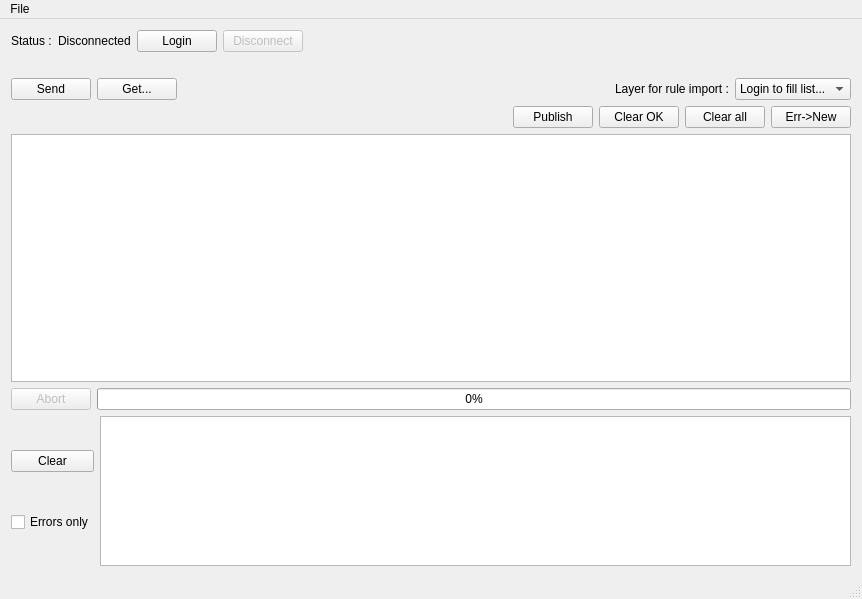
<?xml version="1.0" encoding="UTF-8"?>
<ui version="4.0">
 <class>MainImportWin</class>
 <widget class="QMainWindow" name="MainImportWin">
  <property name="geometry">
   <rect>
    <x>0</x>
    <y>0</y>
    <width>862</width>
    <height>599</height>
   </rect>
  </property>
  <property name="sizePolicy">
   <sizepolicy hsizetype="Expanding" vsizetype="Expanding">
    <horstretch>0</horstretch>
    <verstretch>0</verstretch>
   </sizepolicy>
  </property>
  <property name="windowTitle">
   <string>MainImportWin</string>
  </property>
  <widget class="QWidget" name="centralWidget">
   <property name="sizePolicy">
    <sizepolicy hsizetype="Expanding" vsizetype="Expanding">
     <horstretch>0</horstretch>
     <verstretch>0</verstretch>
    </sizepolicy>
   </property>
   <property name="minimumSize">
    <size>
     <width>647</width>
     <height>381</height>
    </size>
   </property>
   <layout class="QVBoxLayout" name="verticalLayout_2">
    <item>
     <layout class="QHBoxLayout" name="horizontalLayout_Login">
      <item>
       <widget class="QLabel" name="label_Status_Lab">
        <property name="text">
         <string>Status :</string>
        </property>
       </widget>
      </item>
      <item>
       <widget class="QLabel" name="label_Status">
        <property name="text">
         <string>Disconnected</string>
        </property>
       </widget>
      </item>
      <item>
       <widget class="QPushButton" name="pushButton_Login">
        <property name="text">
         <string>Login</string>
        </property>
       </widget>
      </item>
      <item>
       <widget class="QPushButton" name="pushButton_Disconnect">
        <property name="enabled">
         <bool>false</bool>
        </property>
        <property name="text">
         <string>Disconnect</string>
        </property>
       </widget>
      </item>
      <item>
       <spacer name="horizontalSpacer">
        <property name="orientation">
         <enum>Qt::Horizontal</enum>
        </property>
        <property name="sizeHint" stdset="0">
         <size>
          <width>40</width>
          <height>20</height>
         </size>
        </property>
       </spacer>
      </item>
     </layout>
    </item>
    <item>
     <layout class="QHBoxLayout" name="horizontalLayout_Import">
      <item>
       <spacer name="horizontalSpacer_Import">
        <property name="orientation">
         <enum>Qt::Horizontal</enum>
        </property>
        <property name="sizeHint" stdset="0">
         <size>
          <width>40</width>
          <height>20</height>
         </size>
        </property>
       </spacer>
      </item>
     </layout>
    </item>
    <item>
     <layout class="QHBoxLayout" name="horizontalLayout_actions">
      <item>
       <widget class="QPushButton" name="pushButton_Send">
        <property name="text">
         <string>Send</string>
        </property>
       </widget>
      </item>
      <item>
       <widget class="QPushButton" name="pushButton_Get">
        <property name="enabled">
         <bool>true</bool>
        </property>
        <property name="text">
         <string>Get...</string>
        </property>
       </widget>
      </item>
      <item>
       <spacer name="horizontalSpacer_2">
        <property name="orientation">
         <enum>Qt::Horizontal</enum>
        </property>
        <property name="sizeHint" stdset="0">
         <size>
          <width>40</width>
          <height>20</height>
         </size>
        </property>
       </spacer>
      </item>
      <item>
       <widget class="QLabel" name="label">
        <property name="text">
         <string>Layer for rule import :</string>
        </property>
       </widget>
      </item>
      <item>
       <widget class="QComboBox" name="comboBox_Layers">
        <property name="editable">
         <bool>false</bool>
        </property>
        <item>
         <property name="text">
          <string>Login to fill list...</string>
         </property>
        </item>
       </widget>
      </item>
     </layout>
    </item>
    <item>
     <layout class="QHBoxLayout" name="horizontalLayout_3">
      <item>
       <spacer name="horizontalSpacer_3">
        <property name="orientation">
         <enum>Qt::Horizontal</enum>
        </property>
        <property name="sizeHint" stdset="0">
         <size>
          <width>40</width>
          <height>20</height>
         </size>
        </property>
       </spacer>
      </item>
      <item>
       <widget class="QPushButton" name="pushButton_Publish">
        <property name="text">
         <string>Publish</string>
        </property>
       </widget>
      </item>
      <item>
       <widget class="QPushButton" name="pushButton_Clear_OK">
        <property name="text">
         <string>Clear OK</string>
        </property>
       </widget>
      </item>
      <item>
       <widget class="QPushButton" name="pushButton_Clear_All">
        <property name="text">
         <string>Clear all</string>
        </property>
       </widget>
      </item>
      <item>
       <widget class="QPushButton" name="pushButton_Err_To_New">
        <property name="text">
         <string>Err-&gt;New</string>
        </property>
       </widget>
      </item>
     </layout>
    </item>
    <item>
     <layout class="QVBoxLayout" name="verticalLayout_Liste">
      <item>
       <widget class="QTableWidget" name="tableWidget_TMP"/>
      </item>
      <item>
       <layout class="QHBoxLayout" name="horizontalLayout">
        <item>
         <widget class="QPushButton" name="pushButton_Abort">
          <property name="enabled">
           <bool>false</bool>
          </property>
          <property name="text">
           <string>Abort</string>
          </property>
         </widget>
        </item>
        <item>
         <widget class="QProgressBar" name="progressBar">
          <property name="value">
           <number>0</number>
          </property>
         </widget>
        </item>
       </layout>
      </item>
     </layout>
    </item>
    <item>
     <layout class="QHBoxLayout" name="horizontalLayout_2">
      <item>
       <layout class="QVBoxLayout" name="verticalLayout_3">
        <item>
         <widget class="QPushButton" name="pushButton_Clear_Log">
          <property name="text">
           <string>Clear</string>
          </property>
         </widget>
        </item>
        <item>
         <widget class="QCheckBox" name="checkBox_Log_Error">
          <property name="text">
           <string>Errors only</string>
          </property>
         </widget>
        </item>
       </layout>
      </item>
      <item>
       <widget class="QPlainTextEdit" name="plainTextEdit_Log">
        <property name="sizePolicy">
         <sizepolicy hsizetype="Expanding" vsizetype="Fixed">
          <horstretch>0</horstretch>
          <verstretch>0</verstretch>
         </sizepolicy>
        </property>
        <property name="minimumSize">
         <size>
          <width>0</width>
          <height>150</height>
         </size>
        </property>
        <property name="maximumSize">
         <size>
          <width>16777215</width>
          <height>150</height>
         </size>
        </property>
        <property name="readOnly">
         <bool>true</bool>
        </property>
       </widget>
      </item>
     </layout>
    </item>
   </layout>
  </widget>
  <widget class="QMenuBar" name="menuBar">
   <property name="geometry">
    <rect>
     <x>0</x>
     <y>0</y>
     <width>862</width>
     <height>21</height>
    </rect>
   </property>
   <widget class="QMenu" name="menuFile">
    <property name="title">
     <string>File</string>
    </property>
    <addaction name="actionPaste"/>
    <addaction name="actionCopy"/>
    <addaction name="separator"/>
    <addaction name="actionQuit"/>
   </widget>
   <addaction name="menuFile"/>
  </widget>
  <widget class="QStatusBar" name="statusBar">
   <property name="enabled">
    <bool>true</bool>
   </property>
   <property name="sizePolicy">
    <sizepolicy hsizetype="Preferred" vsizetype="Preferred">
     <horstretch>0</horstretch>
     <verstretch>0</verstretch>
    </sizepolicy>
   </property>
  </widget>
  <action name="actionPaste">
   <property name="text">
    <string>Paste</string>
   </property>
   <property name="shortcut">
    <string>Ctrl+V</string>
   </property>
  </action>
  <action name="actionQuit">
   <property name="text">
    <string>Quit</string>
   </property>
  </action>
  <action name="actionCopy">
   <property name="text">
    <string>Copy</string>
   </property>
   <property name="shortcut">
    <string>Ctrl+C</string>
   </property>
  </action>
 </widget>
 <layoutdefault spacing="6" margin="11"/>
 <resources/>
 <connections/>
</ui>
